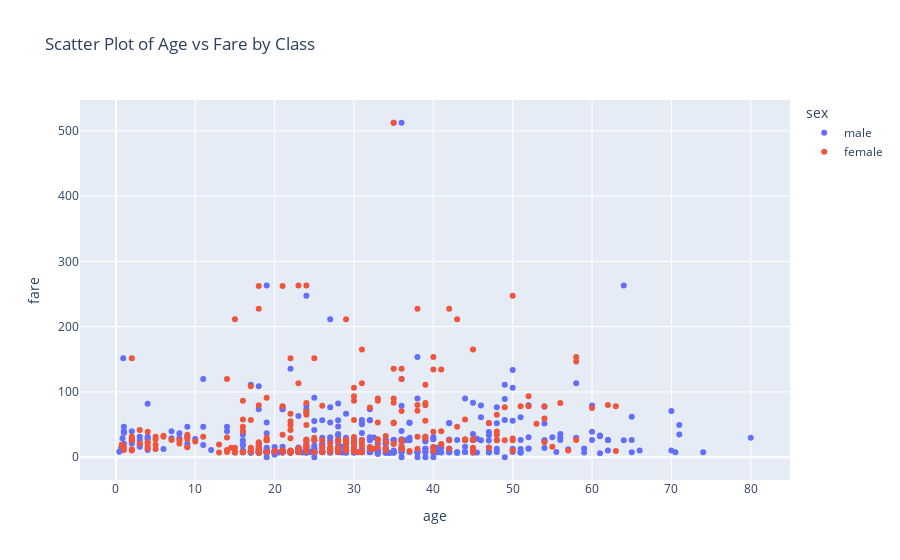

The notebook cell saved with this chart:
### Code cell
pig = px.scatter(df, x='age' , y='fare', color='sex', title='Scatter Plot of Age vs Fare by Class')
pig.show()

### Figure 1 — Plotly figure (JSON) as saved in the notebook; plotly's stock layout.template omitted (floating-point values rounded to 4 significant figures; data arrays with more than 128 entries replaced by an {"elided": "..."} marker saying what was removed)
{"data": [{"hovertemplate": "sex=male<br>age=%{x}<br>fare=%{y}<extra></extra>", "legendgroup": "male", "marker": {"color": "#636efa", "symbol": "circle"}, "mode": "markers", "name": "male", "orientation": "v", "showlegend": true, "type": "scatter", "x": {"elided": "577 float values"}, "xaxis": "x", "y": {"elided": "577 float values"}, "yaxis": "y"}, {"hovertemplate": "sex=female<br>age=%{x}<br>fare=%{y}<extra></extra>", "legendgroup": "female", "marker": {"color": "#EF553B", "symbol": "circle"}, "mode": "markers", "name": "female", "orientation": "v", "showlegend": true, "type": "scatter", "x": {"elided": "314 float values"}, "xaxis": "x", "y": {"elided": "314 float values"}, "yaxis": "y"}], "layout": {"legend": {"title": {"text": "sex"}, "tracegroupgap": 0}, "title": {"text": "Scatter Plot of Age vs Fare by Class"}, "xaxis": {"anchor": "y", "domain": [0, 1], "title": {"text": "age"}}, "yaxis": {"anchor": "x", "domain": [0, 1], "title": {"text": "fare"}}}}
